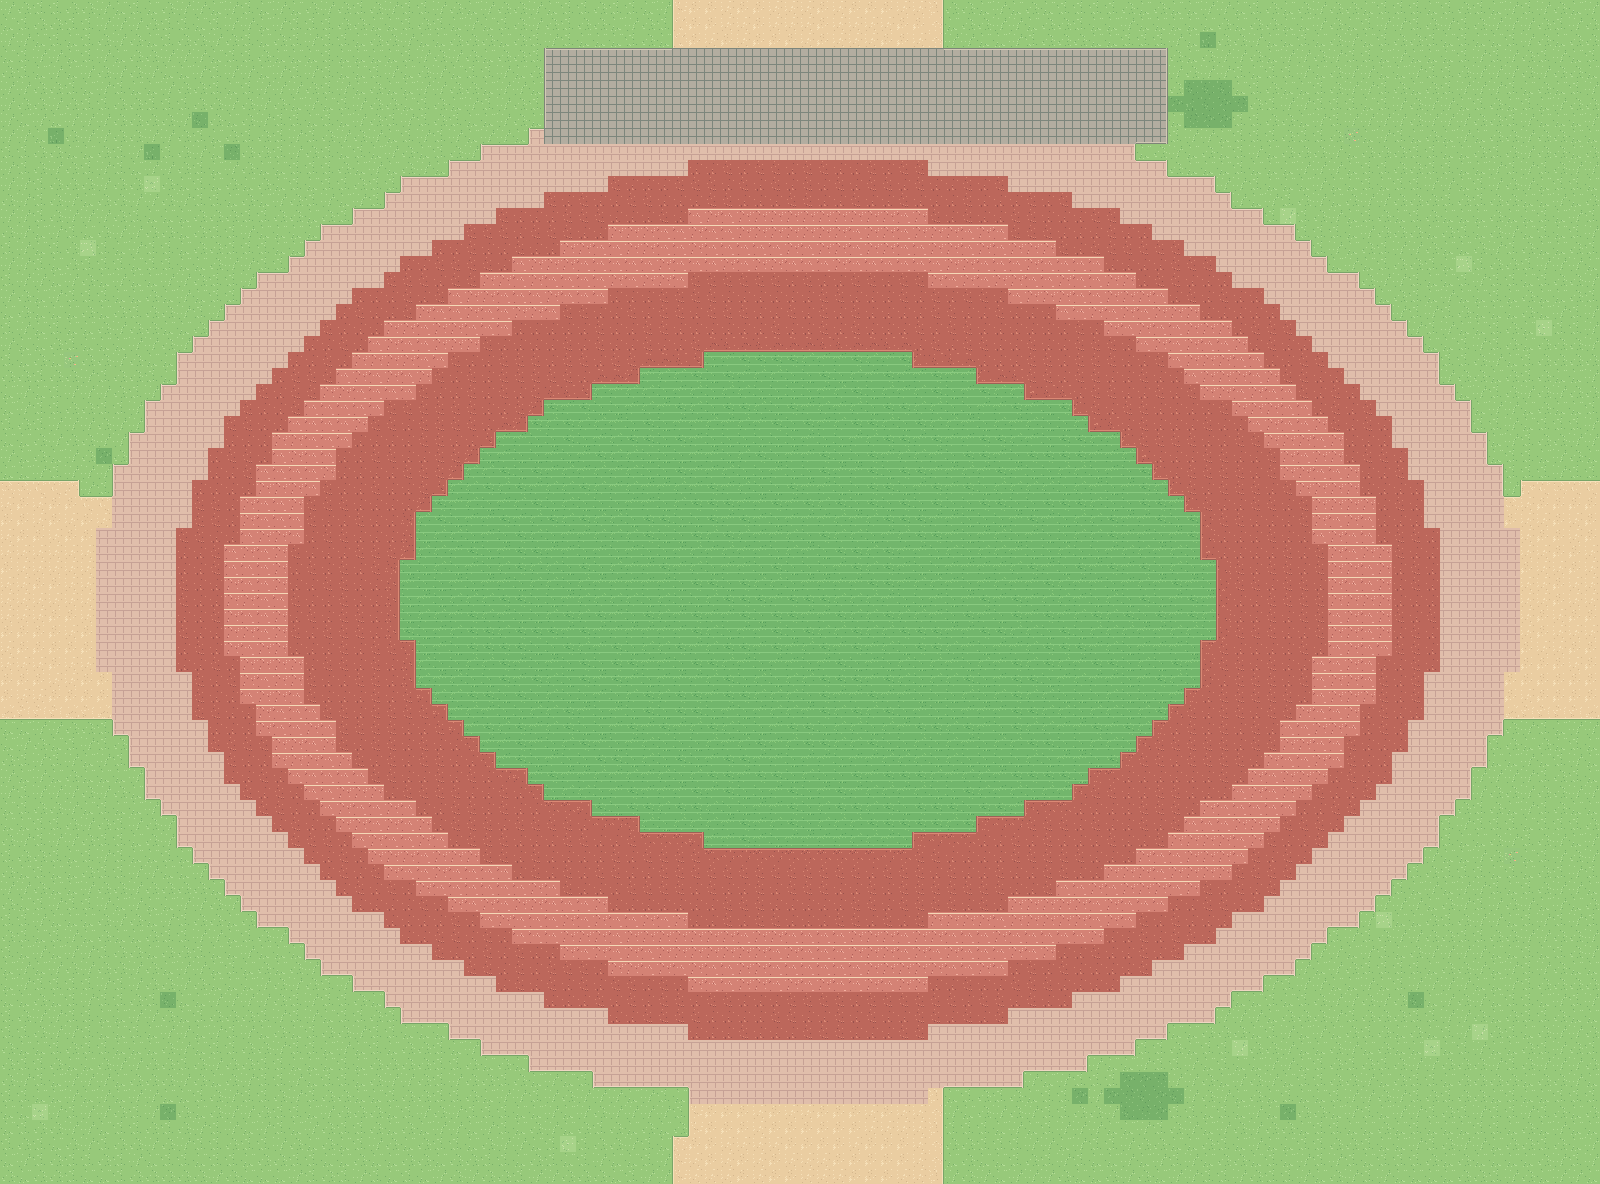

Tiled map render using the project's own tile images. Description and the map definition, with tile-layer contents summarised, below:
An orthogonal 100x74 tile map with 16x16 px tiles, 4 tile layers (Ground, Landscape, Roads, BuildingPads) and 8 objects (3x scene_portal, building_slot, landmark_area, spawn, building_label, ...).

<map version="1.10" tiledversion="1.11.2" orientation="orthogonal" renderorder="right-down" width="100" height="74" tilewidth="16" tileheight="16" infinite="0" nextlayerid="9" nextobjectid="800" backgroundcolor="#97C97A">
  <properties>
    <property name="scene_id" value="21" />
    <property name="scene_name" value="第一运动场北区" />
    <property name="macro_area" value="F 美术与运动区" />
    <property name="tile_scale" type="int" value="16" />
    <property name="player_sprite_width" type="int" value="48" />
    <property name="player_sprite_height" type="int" value="48" />
    <property name="world_origin_x_px" type="int" value="4800" />
    <property name="world_origin_y_px" type="int" value="0" />
    <property name="ground_only" type="bool" value="true" />
    <property name="building_art_separate" type="bool" value="true" />
  </properties>
  <tileset firstgid="1" name="swu_terrain_16" tilewidth="16" tileheight="16" tilecount="412" columns="16">
    <image source="../assets/ground_tiles_16.png" width="256" height="416" />
  </tileset>
  <layer id="1" name="Ground" width="100" height="74">
    <data>[7400 cells, 7400 non-empty, 4 distinct tile ids]</data>
  </layer>
  <layer id="2" name="Landscape" width="100" height="74">
    <data>[7400 cells, 1284 non-empty, 14 distinct tile ids]</data>
  </layer>
  <layer id="3" name="Roads" width="100" height="74">
    <data>[7400 cells, 3399 non-empty, 51 distinct tile ids]</data>
  </layer>
  <layer id="4" name="BuildingPads" width="100" height="74">
    <data>[7400 cells, 234 non-empty, 12 distinct tile ids]</data>
  </layer>
  <objectgroup id="5" name="BuildingSlots" visible="0" color="#D9B768">
    <object id="1" name="slot_21_01" type="building_slot" x="544" y="48" width="624" height="96">
      <properties>
        <property name="display_name" value="运动场北侧主席台预留" />
        <property name="confidence" value="landmark_area_approx" />
        <property name="note" value="建筑预留地，仅用于当前地图阶段，后续再放建筑与碰撞体" />
        <property name="future_collision" type="bool" value="true" />
        <property name="currently_walkable" type="bool" value="true" />
        <property name="macro_area" value="F 美术与运动区" />
      </properties>
    </object>
  </objectgroup>
  <objectgroup id="6" name="LandmarkAreas" visible="0" color="#3B9C88">
    <object id="2" name="area_21_01" type="landmark_area" x="384" y="320" width="848" height="560">
      <properties>
        <property name="display_name" value="第一运动场北半区" />
        <property name="confidence" value="landmark_area_approx" />
      </properties>
    </object>
  </objectgroup>
  <objectgroup id="7" name="Portals" visible="0" color="#4CA3D9">
    <object id="3" name="exit_north" type="scene_portal" x="672" y="0" width="272" height="64">
      <properties>
        <property name="direction" value="north" />
        <property name="target_scene" value="15" />
        <property name="target_portal" value="exit_south" />
        <property name="spawn_x_px" type="int" value="800" />
        <property name="spawn_y_px" type="int" value="1056" />
        <property name="trigger" value="cross_map_edge" />
        <property name="enabled" type="bool" value="true" />
      </properties>
    </object>
    <object id="4" name="exit_west" type="scene_portal" x="0" y="480" width="80" height="240">
      <properties>
        <property name="direction" value="west" />
        <property name="target_scene" value="20" />
        <property name="target_portal" value="exit_east" />
        <property name="spawn_x_px" type="int" value="1424" />
        <property name="spawn_y_px" type="int" value="592" />
        <property name="trigger" value="cross_map_edge" />
        <property name="enabled" type="bool" value="true" />
      </properties>
    </object>
    <object id="5" name="exit_east" type="scene_portal" x="1520" y="480" width="80" height="240">
      <properties>
        <property name="direction" value="east" />
        <property name="target_scene" value="22" />
        <property name="target_portal" value="exit_west" />
        <property name="spawn_x_px" type="int" value="160" />
        <property name="spawn_y_px" type="int" value="592" />
        <property name="trigger" value="cross_map_edge" />
        <property name="enabled" type="bool" value="true" />
      </properties>
    </object>
  </objectgroup>
  <objectgroup id="8" name="Spawn" visible="0" color="#74B877">
    <object id="6" name="player_start" type="spawn" x="800" y="992" width="0" height="0">
      <properties>
        <property name="feet_position" type="bool" value="true" />
        <property name="sprite_width" type="int" value="48" />
        <property name="sprite_height" type="int" value="48" />
      </properties>
    </object>
  </objectgroup>
  <objectgroup id="9" name="地标中文标注_编辑用" visible="1" color="#284F48">
    <object id="7" name="运动场北侧主席台预留" type="building_label" x="686.0" y="74.0" width="340" height="44">
      <text fontfamily="Noto Sans CJK SC" pixelsize="21" color="#284D42" halign="center" valign="center" wrap="1">运动场北侧主席台预留</text>
    </object>
    <object id="8" name="第一运动场北半区" type="area_label" x="638.0" y="578.0" width="340" height="44">
      <text fontfamily="Noto Sans CJK SC" pixelsize="21" color="#284D42" halign="center" valign="center" wrap="1">第一运动场北半区</text>
    </object>
  </objectgroup>
</map>
